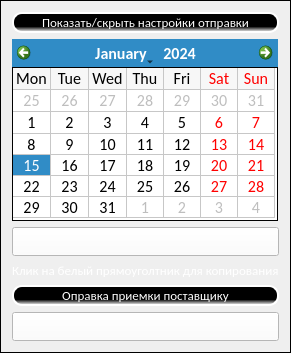
         <widget class="QFrame" name="frame_4">
          <property name="sizePolicy">
           <sizepolicy hsizetype="Fixed" vsizetype="Minimum">
            <horstretch>0</horstretch>
            <verstretch>0</verstretch>
           </sizepolicy>
          </property>
          <property name="styleSheet">
           <string notr="true">QFrame {
border: 1px solid black;
}</string>
          </property>
          <property name="frameShape">
           <enum>QFrame::StyledPanel</enum>
          </property>
          <property name="frameShadow">
           <enum>QFrame::Raised</enum>
          </property>
          <layout class="QGridLayout" name="gridLayout_9">
           <property name="sizeConstraint">
            <enum>QLayout::SetMinimumSize</enum>
           </property>
           <item row="2" column="1" colspan="2">
            <widget class="QPushButton" name="acceptance_btn_copy_1">
             <property name="sizePolicy">
              <sizepolicy hsizetype="Ignored" vsizetype="Fixed">
               <horstretch>0</horstretch>
               <verstretch>0</verstretch>
              </sizepolicy>
             </property>
             <property name="font">
              <font>
               <family>Calibri</family>
               <pointsize>12</pointsize>
              </font>
             </property>
             <property name="styleSheet">
              <string notr="true">QPushButton {
	background-color: rgb(255, 255, 255);
	text-align: left;
}
QPushButton::pressed {
	background-color: rgb(255, 255, 255)
}
QPushButton::hover {
	
	background-color: rgb(240, 240, 240);
}</string>
             </property>
             <property name="text">
              <string/>
             </property>
            </widget>
           </item>
           <item row="1" column="1" colspan="2">
            <widget class="QCalendarWidget" name="acceptance_calendarWidget">
             <property name="sizePolicy">
              <sizepolicy hsizetype="Fixed" vsizetype="Maximum">
               <horstretch>0</horstretch>
               <verstretch>0</verstretch>
              </sizepolicy>
             </property>
             <property name="font">
              <font>
               <family>Calibri</family>
               <pointsize>12</pointsize>
              </font>
             </property>
             <property name="styleSheet">
              <string notr="true"/>
             </property>
             <property name="gridVisible">
              <bool>true</bool>
             </property>
             <property name="verticalHeaderFormat">
              <enum>QCalendarWidget::NoVerticalHeader</enum>
             </property>
            </widget>
           </item>
           <item row="3" column="1" colspan="2">
            <widget class="QLabel" name="label">
             <property name="sizePolicy">
              <sizepolicy hsizetype="Preferred" vsizetype="Fixed">
               <horstretch>0</horstretch>
               <verstretch>0</verstretch>
              </sizepolicy>
             </property>
             <property name="font">
              <font>
               <family>Calibri</family>
               <pointsize>10</pointsize>
              </font>
             </property>
             <property name="styleSheet">
              <string notr="true">color: rgb(255, 255, 255);
border: None</string>
             </property>
             <property name="text">
              <string>Клик на белый прямоуголтник для копирования</string>
             </property>
            </widget>
           </item>
           <item row="0" column="1" colspan="2">
            <widget class="QPushButton" name="outlook_btn_change_visible">
             <property name="font">
              <font>
               <family>Calibri</family>
               <pointsize>10</pointsize>
              </font>
             </property>
             <property name="styleSheet">
              <string notr="true">QPushButton {
	background-color: qlineargradient(spread:pad, x1:0, y1:0.709773, x2:0, y2:1, stop:0 rgba(0, 0, 0, 255), stop:1 rgba(255, 255, 255, 255));
border: 2px solid white;
border-radius: 10;
color: white
}
QPushButton::hover {
	background-color: rgb(86, 86, 86)
}

QPushButton::pressed {
	background-color:rgb(0, 0, 0)
}
</string>
             </property>
             <property name="text">
              <string>Показать/скрыть настройки отправки</string>
             </property>
            </widget>
           </item>
           <item row="4" column="1" colspan="2">
            <widget class="QPushButton" name="outlook_send_acceptance">
             <property name="font">
              <font>
               <family>Calibri</family>
               <pointsize>10</pointsize>
              </font>
             </property>
             <property name="styleSheet">
              <string notr="true">QPushButton {
	background-color: qlineargradient(spread:pad, x1:0, y1:0.709773, x2:0, y2:1, stop:0 rgba(0, 0, 0, 255), stop:1 rgba(255, 255, 255, 255));
border: 2px solid white;
border-radius: 10;
color: white
}
QPushButton::hover {
	background-color: rgb(86, 86, 86)
}

QPushButton::pressed {
	background-color:rgb(0, 0, 0)
}
</string>
             </property>
             <property name="text">
              <string>Оправка приемки поставщику</string>
             </property>
            </widget>
           </item>
           <item row="5" column="1" colspan="2">
            <widget class="QPushButton" name="acceptance_btn_copy_2">
             <property name="sizePolicy">
              <sizepolicy hsizetype="Minimum" vsizetype="Minimum">
               <horstretch>0</horstretch>
               <verstretch>0</verstretch>
              </sizepolicy>
             </property>
             <property name="font">
              <font>
               <family>Calibri</family>
               <pointsize>12</pointsize>
              </font>
             </property>
             <property name="styleSheet">
              <string notr="true">QPushButton {
	background-color: rgb(255, 255, 255);
	text-align: left top;
}
QPushButton::pressed {
	background-color: rgb(255, 255, 255)
}
QPushButton::hover {
	
	background-color: rgb(240, 240, 240);
}</string>
             </property>
             <property name="text">
              <string/>
             </property>
            </widget>
           </item>
          </layout>
         </widget>
